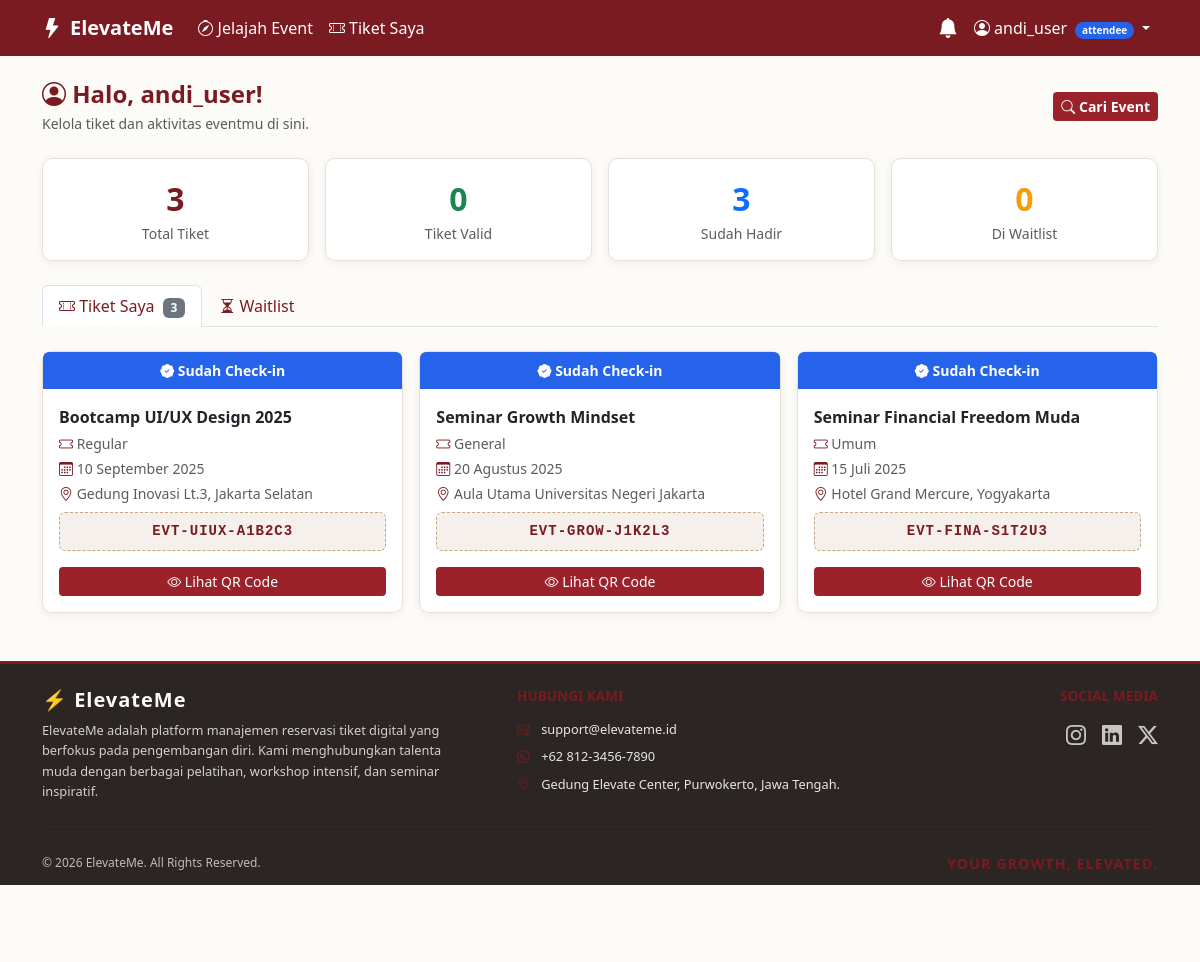
/views/dashboard/attendee.php (signed in), run on the app's committed database.
### tables this page shows
CREATE TABLE tickets (
    id              INT PRIMARY KEY AUTO_INCREMENT,
    ticket_type_id  INT NOT NULL,
    buyer_id        INT NOT NULL,
    ticket_code     VARCHAR(20) NOT NULL UNIQUE,
    purchase_date   DATETIME DEFAULT CURRENT_TIMESTAMP,
    status          ENUM('valid', 'checked_in', 'cancelled') DEFAULT 'valid',
    checked_in_at   DATETIME DEFAULT NULL,
    FOREIGN KEY (ticket_type_id) REFERENCES ticket_types(id) ON DELETE CASCADE,
    FOREIGN KEY (buyer_id) REFERENCES users(id) ON DELETE CASCADE
);

CREATE TABLE events (
    id            INT PRIMARY KEY AUTO_INCREMENT,
    organizer_id  INT NOT NULL,
    title         VARCHAR(200) NOT NULL,
    description   TEXT,
    location      VARCHAR(200),
    start_date    DATETIME,
    end_date      DATETIME,
    banner        VARCHAR(255) DEFAULT NULL,
    status        ENUM('draft', 'published', 'cancelled', 'completed') DEFAULT 'draft',
    created_at    TIMESTAMP DEFAULT CURRENT_TIMESTAMP,
    FOREIGN KEY (organizer_id) REFERENCES users(id) ON DELETE CASCADE
);

CREATE TABLE ticket_types (
    id                    INT PRIMARY KEY AUTO_INCREMENT,
    event_id              INT NOT NULL,
    name                  VARCHAR(100) NOT NULL,
    price                 DECIMAL(10,2) NOT NULL,
    quota                 INT NOT NULL,
    sold                  INT NOT NULL DEFAULT 0,
    description           TEXT,
    early_bird_price      DECIMAL(10,2) DEFAULT NULL,
    early_bird_deadline   DATETIME DEFAULT NULL,
    FOREIGN KEY (event_id) REFERENCES events(id) ON DELETE CASCADE
);

### config/bootstrap.php (called while the page is built, shortened)
<?php
require_once BASE_PATH . '/classes/Database.php';
require_once BASE_PATH . '/classes/BaseModel.php';
require_once BASE_PATH . '/classes/Auth.php';
require_once BASE_PATH . '/classes/TicketModel.php';
require_once BASE_PATH . '/classes/UserModel.php';
$auth = new Auth();
function e($string)
{
    return htmlspecialchars($string ?? '', ENT_QUOTES, 'UTF-8');
}
function tanggal_id($date_string)
{
    $bulan = [
        1=>'Januari', 2=>'Februari', 3=>'Maret', 4=>'April',
        5=>'Mei', 6=>'Juni', 7=>'Juli', 8=>'Agustus',
        9=>'September', 10=>'Oktober', 11=>'November', 12=>'Desember',
    ];
    $timestamp = strtotime($date_string);
    return date('d', $timestamp) . ' ' . $bulan[(int) date('n', $timestamp)] . ' ' . date('Y', $timestamp);
}

### classes/Database.php (called while the page is built, shortened)
<?php
class Database
{
    private static $instance = null;
    private $db;
    private function __construct()
    {
        $dsn = 'mysql:host=' . DB_HOST . ';dbname=' . DB_NAME . ';charset=' . DB_CHARSET;
        $options = [
            PDO::ATTR_ERRMODE            => PDO::ERRMODE_EXCEPTION,
            PDO::ATTR_DEFAULT_FETCH_MODE => PDO::FETCH_ASSOC,
            PDO::ATTR_EMULATE_PREPARES   => false,
        ];
        try {
            $this->db = new PDO($dsn, DB_USER, DB_PASS, $options);
        } catch (PDOException $e) {
            die('<div style="background:#7A1B22;color:#fff;padding:20px;font-family:sans-serif;">
                    <strong>Koneksi Database Gagal.</strong> Periksa konfigurasi di config/database.php.<br>
                    <small>Detail: ' . $e->getMessage() . '</small>
                 </div>');
        }
    }
    public static function getInstance()
    {
        if (self::$instance === null) {
            self::$instance = new Database();
        }
        return self::$instance;
    }
    public function getConnection()
    {
        return $this->db;
    }
}

### classes/Auth.php (called while the page is built, shortened)
<?php
class Auth
{
    function getUserId()
    {
        return $_SESSION['user_id'] ?? null;
    }
    }

### classes/BaseModel.php (called while the page is built, shortened)
<?php
abstract class BaseModel
{
    function __construct()
    {
        $this->db = Database::getInstance()->getConnection();
    }
}

### classes/TicketModel.php (called while the page is built, shortened)
<?php
class TicketModel extends BaseModel
{
    function getByBuyer($buyer_id)
    {
        $stmt = $this->db->prepare(
            "SELECT
                t.*,
                tt.name        AS tipe_tiket,
                tt.price,
                e.title        AS judul_event,
                e.start_date,
                e.end_date,
                e.location,
                e.status       AS status_event
             FROM tickets t
             JOIN ticket_types tt ON t.ticket_type_id = tt.id
             JOIN events e        ON tt.event_id = e.id
             WHERE t.buyer_id = :buyer_id
             ORDER BY t.purchase_date DESC"
        );
        $stmt->execute([':buyer_id' => $buyer_id]);
        return $stmt->fetchAll();
    }
}

### classes/UserModel.php (called while the page is built, shortened)
<?php
class WaitlistModel extends BaseModel
{
    function getByUser($user_id)
    {
        $stmt = $this->db->prepare(
            "SELECT w.*, tt.name AS tipe_tiket, e.title AS judul_event
             FROM waitlist w
             JOIN ticket_types tt ON w.ticket_type_id = tt.id
             JOIN events e        ON tt.event_id = e.id
             WHERE w.user_id = :user_id
             ORDER BY w.registered_at DESC"
        );
        $stmt->execute([':user_id' => $user_id]);
        return $stmt->fetchAll();
    }
}

### views/dashboard/attendee.php (the view, shortened to what this page needs)
<?php
require_once __DIR__ . '/../../config/bootstrap.php';
$auth->requireRole('attendee');
$ticket_model   = new TicketModel();
$waitlist_model = new WaitlistModel();
$buyer_id    = $auth->getUserId();
$tiket_saya  = $ticket_model->getByBuyer($buyer_id);
$waitlist    = $waitlist_model->getByUser($buyer_id);
$active_tab = $_GET['tab'] ?? 'tickets';
?>
<?php require_once __DIR__ . '/../layouts/header.php'; ?>
<div class="d-flex align-items-center justify-content-between mb-4">
    <div>
        <h4 class="fw-bold mb-1" style="color: var(--color-accent);">
            <i class="bi bi-person-circle"></i> Halo, <?= e($_SESSION['username']) ?>!
        </h4>
        <p class="text-muted small mb-0">Kelola tiket dan aktivitas eventmu di sini.</p>
    </div>
    <a href="<?= BASE_URL ?>/index.php" class="btn btn-cta btn-sm fw-semibold">
        <i class="bi bi-search"></i> Cari Event
    </a>
</div>
<div class="row g-3 mb-4">
    <div class="col-6 col-md-3">
        <div class="card card-elevate p-3 text-center">
            <div class="fs-2 fw-bold" style="color: var(--color-accent);">
                <?= count($tiket_saya) ?>
            </div>
            <div class="small text-muted">Total Tiket</div>
        </div>
    </div>
    <div class="col-6 col-md-3">
        <div class="card card-elevate p-3 text-center">
            <div class="fs-2 fw-bold text-success">
                <?= count(array_filter($tiket_saya, fn($t) => $t['status'] === 'valid')) ?>
            </div>
            <div class="small text-muted">Tiket Valid</div>
        </div>
    </div>
    <div class="col-6 col-md-3">
        <div class="card card-elevate p-3 text-center">
            <div class="fs-2 fw-bold text-primary">
                <?= count(array_filter($tiket_saya, fn($t) => $t['status'] === 'checked_in')) ?>
            </div>
            <div class="small text-muted">Sudah Hadir</div>
        </div>
    </div>
    <div class="col-6 col-md-3">
        <div class="card card-elevate p-3 text-center">
            <div class="fs-2 fw-bold" style="color: #f59e0b;">
                <?= count(array_filter($waitlist, fn($w) => $w['status'] === 'waiting')) ?>
            </div>
            <div class="small text-muted">Di Waitlist</div>
        </div>
    </div>
</div>
<ul class="nav nav-tabs mb-4">
    <li class="nav-item">
        <a class="nav-link <?= $active_tab === 'tickets' ? 'active' : '' ?>"
           href="?tab=tickets" style="color: var(--color-accent);">
            <i class="bi bi-ticket-perforated"></i> Tiket Saya
            <span class="badge bg-secondary ms-1"><?= count($tiket_saya) ?></span>
        </a>
    </li>
    <li class="nav-item">
        <a class="nav-link <?= $active_tab === 'waitlist' ? 'active' : '' ?>"
           href="?tab=waitlist" style="color: var(--color-accent);">
            <i class="bi bi-hourglass-split"></i> Waitlist
        </a>
    </li>
</ul>
<?php if ($active_tab === 'tickets'): ?>
    <?php if (empty($tiket_saya)): ?>
        <div class="text-center py-5">
            <i class="bi bi-ticket-perforated" style="font-size: 3rem; color: #ccc;"></i>
            <p class="mt-2 text-muted">Kamu belum punya tiket.</p>
            <a href="<?= BASE_URL ?>/index.php" class="btn btn-cta">
                <i class="bi bi-search"></i> Temukan Event
            </a>
        </div>
    <?php else: ?>
        <div class="row g-3">
            <?php foreach ($tiket_saya as $tiket): ?>
                <div class="col-md-6 col-lg-4">
                    <div class="card card-elevate h-100">
                        <div class="p-2 text-center text-white small fw-semibold rounded-top"
                             style="background: <?= $tiket['status'] === 'valid' ? '#10b981' : ($tiket['status'] === 'checked_in' ? '#2563eb' : '#ef4444') ?>">
                            <?php if ($tiket['status'] === 'valid'): ?>
                                <i class="bi bi-check-circle"></i> Valid
                            <?php elseif ($tiket['status'] === 'checked_in'): ?>
                                <i class="bi bi-patch-check-fill"></i> Sudah Check-in
                            <?php else: ?>
                                <i class="bi bi-x-circle"></i> Dibatalkan
                            <?php endif; ?>
                        </div>
                        <div class="p-3">
                            <div class="fw-bold mb-1"><?= e($tiket['judul_event']) ?></div>
                            <div class="small text-muted mb-1">
                                <i class="bi bi-ticket" style="color: var(--color-accent);"></i>
                                <?= e($tiket['tipe_tiket']) ?>
                            </div>
                            <div class="small text-muted mb-1">
                                <i class="bi bi-calendar3" style="color: var(--color-accent);"></i>
                                <?= tanggal_id($tiket['start_date']) ?>
                            </div>
                            <div class="small text-muted mb-2">
                                <i class="bi bi-geo-alt" style="color: var(--color-accent);"></i>
                                <?= e($tiket['location']) ?>
                            </div>
                            <div class="font-monospace small p-2 rounded text-center mb-3"
                                 style="background: #f5f0eb; border: 1px dashed #c4a882; color: var(--color-accent); font-weight: 600; letter-spacing: 1px;">
                                <?= e($tiket['ticket_code']) ?>
                            </div>
                            <a href="<?= BASE_URL ?>/views/tickets/detail.php?kode=<?= urlencode($tiket['ticket_code']) ?>"
                               class="btn btn-cta btn-sm w-100">
                                <i class="bi bi-eye"></i> Lihat QR Code
                            </a>
                        </div>
                    </div>
                </div>
            <?php endforeach; ?>
        </div>
    <?php endif; ?>
<?php endif; ?>
<?php require_once __DIR__ . '/../layouts/footer.php'; ?>

### views/layouts/header.php (style rules this page uses)
:root { --color-bg: #FDFBF7; --color-text: #2B2523; --color-accent: #7A1B22; --color-cta: #9B222B; --color-cta-hover:#7A1B22; }
body { background-color:var(--color-bg); color:var(--color-text); font-family:'Segoe UI',system-ui,sans-serif; }
html { max-width: 100vw; overflow-x: hidden; }
body { max-width: 100vw; overflow-x: hidden; }
.btn-cta { background-color:var(--color-cta); color:#fff; border:none; }
.card-elevate { border:1px solid #e8e0d8; border-radius:10px; background:#fff; box-shadow:0 2px 8px rgba(43,37,35,0.07); transition:transform 0.3s ease-in-out, box-shadow 0.3s ease-in-out; }

### data on the page
tickets: status "checked_in" (drawn), events.title "Bootcamp UI/UX Design 2025", ticket_type.name "Regular", events.start_date "10 September 2025", events.location "Gedung Inovasi Lt.3, Jakarta Selatan", ticket_code "EVT-UIUX-A1B2C3"
tickets: status "checked_in" (drawn), events.title "Seminar Growth Mindset", ticket_type.name "General", events.start_date "20 Agustus 2025", events.location "Aula Utama Universitas Negeri Jakarta", ticket_code "EVT-GROW-J1K2L3"
tickets: status "checked_in" (drawn), events.title "Seminar Financial Freedom Muda", ticket_type.name "Umum", events.start_date "15 Juli 2025", events.location "Hotel Grand Mercure, Yogyakarta", ticket_code "EVT-FINA-S1T2U3"

### other printed values
$_SESSION['username'] "andi_user"
$auth->getRole() "attendee"
count($tiket_saya) "3"
count(array_filter($tiket_saya, fn($t) => $t['status'] === 'valid')) "0"
count(array_filter($waitlist, fn($w) => $w['status'] === 'waiting')) "0"
